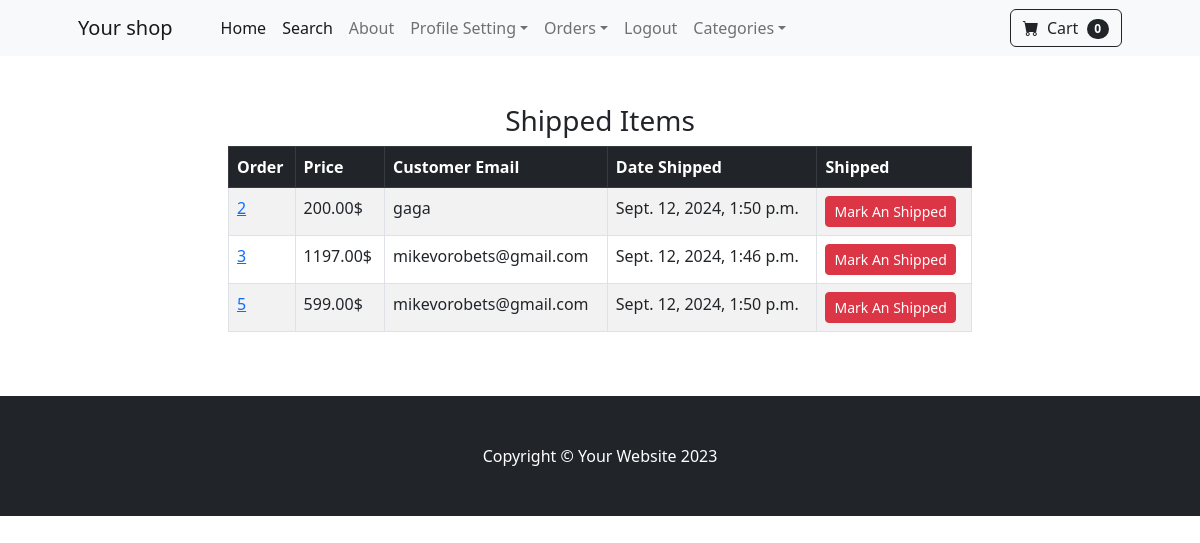
The page /payment/shipped_dash/ (signed in) on the database its author committed.
### payment/models.py (models this page shows, shortened)
class Order(models.Model):
    user = models.ForeignKey(User, on_delete=models.CASCADE, null=True, blank=True)
    full_name = models.CharField(max_length=250)
    email = models.EmailField(max_length=300)
    shipping_address = models.TextField(max_length=15000)
    amount_paid = models.DecimalField(max_digits=10, decimal_places=2)
    date_ordered = models.DateTimeField(auto_now_add=True)
    shipped = models.BooleanField(default=False)
    date_shipped = models.DateTimeField(blank=True, null=True)

### payment/views.py (the view, shortened to what this page needs)
# urls.py: path('shipped_dash/', views.shipped_dash, name='shipped_dash'),
def shipped_dash(request):
    if request.user.is_authenticated and request.user.is_superuser:
        orders = Order.objects.filter(shipped=True)
        return render(request, 'payment/shipped_dash.html', {"orders": orders})
    else:
        messages.success(request, "Order Placed")
        return redirect("home")

### cart/cart.py (called while the page is built)
    def __len__(self):
        return len(self.cart)

### cart/context_processors.py (called while the page is built)
def cart(request):
    return {"cart": Cart(request)}

### payment/templates/payment/shipped_dash.html (shortened to what this page needs)
{% extends "base.html" %}
{% block content %}
    <div class="container">
        <div class="row">
            <center>
                <div class="col-8">
                    <br/><br/>
                    <h3>Shipped Items</h3>
                    <table class="table table-striped table-hover table-bordered">
                        <thead class="table-dark">
                        <tr>
                            <th scope="col">Order</th>
                            <th scope="col">Price</th>
                            <th scope="col">Customer Email</th>
                            <th scope="col">Date Shipped</th>
                            <th scope="col">Shipped</th>
                        </tr>
                        </thead>
                        <tbody>
                        {% for item in orders %}
                            <tr>
                                <td><a href="{% url "orders" item.id %}">{{ item.id }}</a></td>
                                <td>{{ item.amount_paid }}$</td>
                                <td>{{ item.email }}</td>
                                <td>{{ item.date_shipped }}</td>
                                <td>
                                    <form method="POST">
                                        <button type="submit" class="btn btn-danger btn-sm"> Mark An Shipped</button>
                                    </form>
                                </td>
                            </tr>
                        {% endfor %}
                        </tbody>
                    </table>
                </div>
            </center>
        </div>
    </div>
    <br/><br/>
{% endblock %}

### rows shown on the page
Order: id "2", amount_paid "200.00", email "gaga", date_shipped "Sept. 12, 2024, 1:50 p.m."
Order: id "3", amount_paid "1197.00", email "mikevorobets@gmail.com", date_shipped "Sept. 12, 2024, 1:46 p.m."
Order: id "5", amount_paid "599.00", email "mikevorobets@gmail.com", date_shipped "Sept. 12, 2024, 1:50 p.m."

### other values the page prints
{{ cart|length }} "0"
